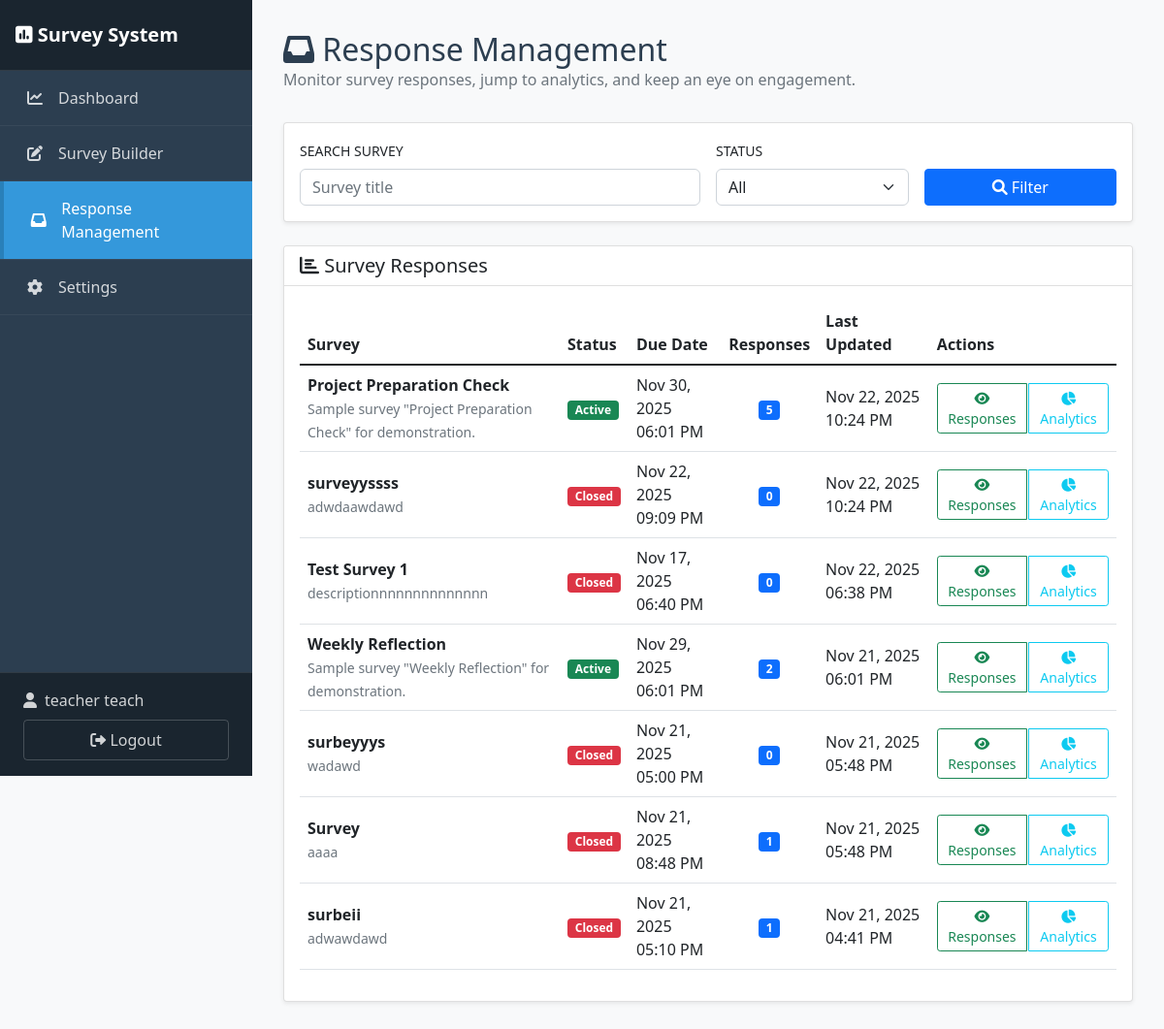
/teacher/responses/ (signed in), run on the app's committed database.
### myapp/models.py (models this page shows, shortened)
class Survey(models.Model):
    title = models.CharField(max_length=200)
    description = models.TextField(blank=True)
    created_by = models.ForeignKey(User, on_delete=models.CASCADE, related_name='created_surveys')
    assigned_sections = models.ManyToManyField(Section, related_name='surveys')
    is_active = models.BooleanField(default=True)
    is_published = models.BooleanField(default=False, help_text='Surveys remain hidden from students until published.')
    open_time = models.DateTimeField(null=True, blank=True, help_text="Time when the survey opens for students. If not set, survey opens immediately when published.")
    due_date = models.DateTimeField()
    is_archived = models.BooleanField(default=False, help_text='Archived surveys are hidden from students until restored.')
    time_limit_minutes = models.PositiveIntegerField(
        null=True,
        blank=True,
        help_text='Optional time limit (in minutes) for completing the survey.'
    )
    created_at = models.DateTimeField(auto_now_add=True)
    updated_at = models.DateTimeField(auto_now=True)
    @property
    def is_open(self):
        if not self.is_active or not self.is_published:
            return False
        now = timezone.now()
        due_date = self.due_date
        if timezone.is_naive(due_date):
            from datetime import timezone as dt_timezone
            due_date = due_date.replace(tzinfo=dt_timezone.utc)
        return now <= due_date

### myapp/views.py (the view)
# urls.py: path("teacher/responses/", views.responses_overview, name="responses_overview"),
@login_required
def responses_overview(request):
    if not hasattr(request.user, 'profile') or request.user.profile.role != 'teacher':
        messages.error(request, 'Access denied.')
        return redirect('home')
    surveys = Survey.objects.filter(
        created_by=request.user,
        is_archived=False
    ).annotate(response_count=Count('responses')).order_by('-updated_at')
    search_query = request.GET.get('search', '').strip()
    if search_query:
        surveys = surveys.filter(title__icontains=search_query)
    status_filter = request.GET.get('status', '').strip().lower()
    if status_filter == 'active':
        surveys = [s for s in surveys if s.is_published and s.is_open]
    elif status_filter == 'draft':
        surveys = [s for s in surveys if not s.is_published]
    elif status_filter == 'closed':
        surveys = [s for s in surveys if s.is_published and not s.is_open]
    if isinstance(surveys, list):
        filtered_surveys = surveys
    else:
        filtered_surveys = list(surveys)
    return render(request, 'teacher/responses_overview.html', {
        'surveys': filtered_surveys,
        'search_query': search_query,
        'status_filter': status_filter,
    })

### myapp/context_processors.py (called while the page is built)
def teacher_context(request):
    context = {}
    if request.user.is_authenticated and hasattr(request.user, 'profile'):
        if request.user.profile.role == 'teacher':
            context['archived_surveys_count'] = Survey.objects.filter(
                created_by=request.user,
                is_archived=True
            ).count()
    return context

### templates/teacher/responses_overview.html (shortened to what this page needs)
{% extends 'teacher/teacher_base.html' %}
{% block content %}
<div class="page-header">
    <h2><i class="fas fa-inbox"></i> Response Management</h2>
    <p class="text-muted">Monitor survey responses, jump to analytics, and keep an eye on engagement.</p>
</div>
<div class="card mb-4">
    <div class="card-body">
        <form method="get" class="row g-3 align-items-end">
            <div class="col-md-6">
                <label class="form-label text-uppercase small fw-semibold">Search Survey</label>
                <input type="text" name="search" value="{{ search_query|default:'' }}" class="form-control" placeholder="Survey title">
            </div>
            <div class="col-md-3">
                <label class="form-label text-uppercase small fw-semibold">Status</label>
                <select class="form-select" name="status">
                    <option value="">All</option>
                </select>
            </div>
            <div class="col-md-3">
                <button type="submit" class="btn btn-primary w-100">
                    <i class="fas fa-search"></i> Filter
                </button>
            </div>
        </form>
    </div>
</div>
<div class="card">
    <div class="card-header">
        <h5 class="mb-0"><i class="fas fa-chart-bar"></i> Survey Responses</h5>
    </div>
    <div class="card-body">
        {% if surveys %}
        <div class="table-responsive">
            <table class="table table-hover align-middle">
                <thead>
                    <tr>
                        <th>Survey</th>
                        <th>Status</th>
                        <th>Due Date</th>
                        <th class="text-center">Responses</th>
                        <th>Last Updated</th>
                        <th>Actions</th>
                    </tr>
                </thead>
                <tbody>
                    {% for survey in surveys %}
                    <tr>
                        <td>
                            <strong>{{ survey.title }}</strong>
                            <br>
                            <small class="text-muted">{{ survey.description|default:"No description"|truncatechars:60 }}</small>
                        </td>
                        <td>
                            {% if survey.is_published %}
                                {% if survey.is_open %}
                                    <span class="badge bg-success">Active</span>
                                {% else %}
                                    <span class="badge bg-danger">Closed</span>
                                {% endif %}
                            {% else %}
                                <span class="badge bg-secondary text-dark">Draft</span>
                            {% endif %}
                        </td>
                        <td>{{ survey.due_date|date:"M d, Y h:i A" }}</td>
                        <td class="text-center">
                            <span class="badge bg-primary">{{ survey.response_count }}</span>
                        </td>
                        <td>{{ survey.updated_at|date:"M d, Y h:i A" }}</td>
                        <td>
                            <div class="btn-group" role="group">
                                <a href="{% url 'response_management' survey.id %}" class="btn btn-sm btn-outline-success">
                                    <i class="fas fa-eye"></i> Responses
                                </a>
                                <a href="{% url 'analytics' survey.id %}" class="btn btn-sm btn-outline-info">
                                    <i class="fas fa-chart-pie"></i> Analytics
                                </a>
                            </div>
                        </td>
                    </tr>
                    {% endfor %}
                </tbody>
            </table>
        </div>
        {% else %}
        <div class="text-center py-5">
            <i class="fas fa-inbox fa-4x text-muted mb-3"></i>
            <h5>No surveys match your filters</h5>
            <p class="text-muted">Adjust your filters or create a new survey to start collecting responses.</p>
        </div>
        {% endif %}
    </div>
</div>
{% endblock %}

### templates/teacher/teacher_base.html (shortened to what this page needs)
<!DOCTYPE html>
<html lang="en">
<head>
    <link href="https://cdn.jsdelivr.net/npm/bootstrap@5.1.3/dist/css/bootstrap.min.css" rel="stylesheet">
    <link href="https://cdnjs.cloudflare.com/ajax/libs/font-awesome/6.0.0/css/all.min.css" rel="stylesheet">
    <link href="{% load static %}{% static 'css/style.css' %}" rel="stylesheet">
</head>
<body>
    <aside class="sidebar" id="sidebar">
        <div class="sidebar-header">
            <h4><i class="fas fa-poll"></i> Survey System</h4>
        </div>
        <ul class="sidebar-menu">
            <li>
                <a href="{% url 'teacher_dashboard' %}" class="{% if request.resolver_match.url_name == 'teacher_dashboard' %}active{% endif %}">
                    <i class="fas fa-chart-line"></i>
                    <span>Dashboard</span>
                </a>
            </li>
            <li>
                <a href="{% url 'manage_surveys' %}" class="">
                    <i class="fas fa-edit"></i>
                    <span>Survey Builder</span>
                </a>
            </li>
            <li>
                <a href="{% url 'responses_overview' %}" class="{% if request.resolver_match.url_name == 'responses_overview' or request.resolver_match.url_name == 'response_management' or request.resolver_match.url_name == 'analytics' %}active{% endif %}">
                    <i class="fas fa-inbox"></i>
                    <span>Response Management</span>
                </a>
            </li>
            <li>
                <a href="{% url 'teacher_settings' %}" class="">
                    <i class="fas fa-cog"></i>
                    <span>Settings</span>
                </a>
            </li>
        </ul>
        <div class="sidebar-footer">
            <div class="user-info">
                <i class="fas fa-user"></i>
                <span>{{ user.first_name }} {{ user.last_name }}</span>
            </div>
            <form method="post" action="{% url 'logout' %}" class="d-inline">
                <button type="submit" class="logout-btn">
                    <i class="fas fa-sign-out-alt"></i> Logout
                </button>
            </form>
        </div>
    </aside>
    <main class="main-content">
        {% block content %}
        {% endblock %}
    </main>
    <div class="toast-container position-fixed bottom-0 start-50 translate-middle-x p-3" style="z-index: 1055;">
    </div>
    <script src="{% load static %}{% static 'js/main.js' %}"></script>
</body>
</html>

### static/css/style.css (style rules this page uses)
body { font-family: 'Segoe UI', Tahoma, Geneva, Verdana, sans-serif; background-color: #f8f9fa; }
.card { box-shadow: 0 0.125rem 0.25rem rgba(0, 0, 0, 0.075); border: 1px solid rgba(0, 0, 0, 0.125); }
.card-header { background-color: #fff; border-bottom: 1px solid rgba(0, 0, 0, 0.125); }
.btn-group .btn { margin-right: 2px; }
.btn-group .btn:last-child { margin-right: 0; }
.table th { border-top: none; font-weight: 600; }
.badge { font-size: 0.75em; }
.form-control, .form-select { border-radius: 0.375rem; }
.bg-primary { background-color: #0d6efd !important; }
.btn-primary { background-color: #0d6efd; border-color: #0d6efd; }

### templates/teacher/teacher_base.html (style rules this page uses)
:root { --sidebar-width: 260px; --sidebar-bg: #2c3e50; --sidebar-hover: #34495e; --sidebar-active: #3498db; }
body { overflow-x: hidden; }
.sidebar { position: fixed; top: 0; left: 0; height: 100vh; width: var(--sidebar-width); background-color: var(--sidebar-bg); color: white; padding: 0; z-index: 1000; overflow-y: auto; transition: transform 0.3s ease; }
.sidebar-header { padding: 1.5rem 1rem; background-color: #1a252f; border-bottom: 1px solid rgba(255, 255, 255, 0.1); }
.sidebar-header h4 { margin: 0; font-size: 1.25rem; font-weight: 600; }
.sidebar-menu { list-style: none; padding: 0; margin: 0; }
.sidebar-menu li { border-bottom: 1px solid rgba(255, 255, 255, 0.05); }
.sidebar-menu a { display: flex; align-items: center; padding: 1rem 1.5rem; color: rgba(255, 255, 255, 0.8); text-decoration: none; transition: all 0.3s ease; }
.sidebar-menu a.active { background-color: var(--sidebar-active); color: white; border-left: 4px solid #2980b9; }
.sidebar-menu a i { width: 24px; margin-right: 0.75rem; text-align: center; }
.sidebar-footer { position: absolute; bottom: 0; left: 0; right: 0; padding: 1rem 1.5rem; background-color: #1a252f; border-top: 1px solid rgba(255, 255, 255, 0.1); }
.sidebar-footer .user-info { display: flex; align-items: center; color: rgba(255, 255, 255, 0.8); margin-bottom: 0.5rem; }
.sidebar-footer .user-info i { margin-right: 0.5rem; }
.sidebar-footer .logout-btn { width: 100%; background-color: transparent; border: 1px solid rgba(255, 255, 255, 0.2); color: rgba(255, 255, 255, 0.8); padding: 0.5rem; border-radius: 4px; transition: all 0.3s ease; }
.main-content { margin-left: var(--sidebar-width); padding: 2rem; min-height: 100vh; background-color: #f8f9fa; }
.page-header { margin-bottom: 2rem; }
.page-header h2 { margin: 0; color: #2c3e50; }

### data on the page
Survey: title "Project Preparation Check", description "Sample survey \"Project Preparation Check\" for demonstration.", is_published "Active", due_date "Nov 30, 2025 06:01 PM", response_count "5", updated_at "Nov 22, 2025 10:24 PM"
Survey: title "surveyyssss", description "adwdaawdawd", is_published "Closed", due_date "Nov 22, 2025 09:09 PM", response_count "0", updated_at "Nov 22, 2025 10:24 PM"
Survey: title "Test Survey 1", description "descriptionnnnnnnnnnnnnn", is_published "Closed", due_date "Nov 17, 2025 06:40 PM", response_count "0", updated_at "Nov 22, 2025 06:38 PM"
Survey: title "Weekly Reflection", description "Sample survey \"Weekly Reflection\" for demonstration.", is_published "Active", due_date "Nov 29, 2025 06:01 PM", response_count "2", updated_at "Nov 21, 2025 06:01 PM"
Survey: title "surbeyyys", description "wadawd", is_published "Closed", due_date "Nov 21, 2025 05:00 PM", response_count "0", updated_at "Nov 21, 2025 05:48 PM"
Survey: title "Survey", description "aaaa", is_published "Closed", due_date "Nov 21, 2025 08:48 PM", response_count "1", updated_at "Nov 21, 2025 05:48 PM"
Survey: title "surbeii", description "adwawdawd", is_published "Closed", due_date "Nov 21, 2025 05:10 PM", response_count "1", updated_at "Nov 21, 2025 04:41 PM"

### other printed values
{{ user.first_name }} "teacher"
{{ user.last_name }} "teach"
